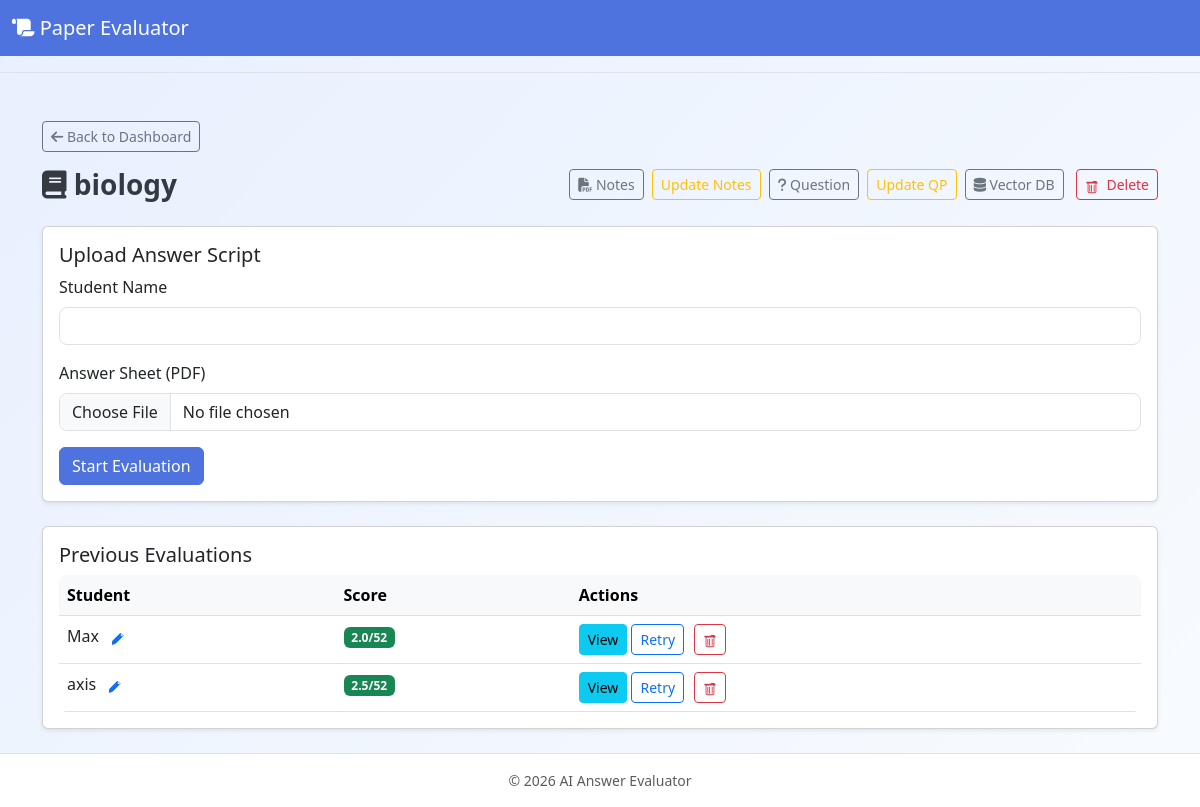
The page /subject/1 on the database as committed earlier.
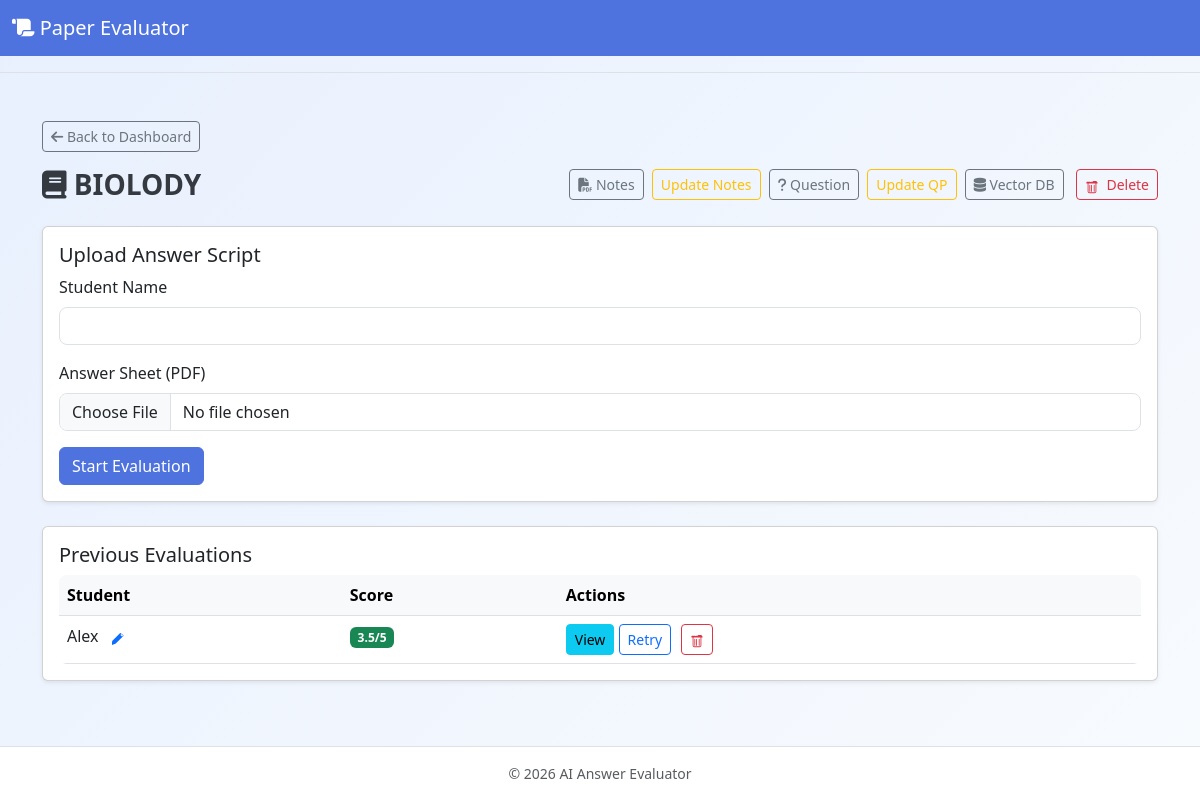
The same page on the database as committed later.
### server.py (models this page shows)
class Subject(db.Model):
    id = db.Column(db.Integer, primary_key=True)
    name = db.Column(db.String(120), nullable=False)
    notes_path = db.Column(db.String(500))
    question_path = db.Column(db.String(500))  # store uploaded question paper
    vector_db_path = db.Column(db.String(500))
    evaluations = db.relationship('Evaluation', backref='subject', lazy=True)

class Evaluation(db.Model):
    id = db.Column(db.Integer, primary_key=True)
    subject_id = db.Column(db.Integer, db.ForeignKey('subject.id'), nullable=False)
    student_name = db.Column(db.String(120))
    score = db.Column(db.String(100))
    answer_path = db.Column(db.String(500))
    created_at = db.Column(db.DateTime, default=lambda: datetime.now(timezone.utc))
    result_text = db.Column(db.Text)
    answer_parsing = db.Column(db.Text)  # parsed answer from student's PDF
    markings = db.Column(db.Text)  # LLM response with detailed markings (JSON)
    eval_history = db.Column(db.Text, default='[]')

### server.py (the view, shortened to what this page needs)
@app.route('/subject/<int:subj_id>')
def view_subject(subj_id):
    subj = Subject.query.get_or_404(subj_id)
    evaluations = Evaluation.query.filter_by(subject_id=subj_id).all()
    for ev in evaluations:
        ev.display_score = get_highest_score(ev)
    return render_template('subject.html', subject=subj, evaluations=evaluations)

### server.py (called while the page is built)
def now():
    return datetime.now(timezone.utc)

def get_highest_score(evaluation):
    try:
        history = json.loads(evaluation.eval_history or '[]')
    except:
        history = []
    if not history:
        return evaluation.score  # Fallback to current score if no history
    scores = []
    for attempt in history:
        score_str = attempt.get('score')
        if score_str and score_str != 'None':
            try:
                numerator = float(score_str.split('/')[0])
                scores.append(numerator)
            except:
                pass
    if not scores:
        return evaluation.score
    highest_attempt = max(history, key=lambda x: float(x.get('score', '0').split('/')[0]) if x.get('score') else 0)
    return highest_attempt.get('score', evaluation.score)

@app.context_processor
def inject_now():
    return {'now': now}

### templates/subject.html (shortened to what this page needs)
{% extends 'layout.html' %}
{% block content %}
<div class="row mb-3">
  <div class="col">
    <a href="{{ url_for('dashboard') }}" class="btn btn-outline-secondary btn-sm"><i class="fa-solid fa-arrow-left"></i> Back to Dashboard</a>
  </div>
</div>
<div class="row mb-4 align-items-center">
  <div class="col">
    <h3 class="mb-0"><i class="fa-solid fa-book"></i> {{ subject.name }}</h3>
  </div>
  <div class="col-auto">
    {% if subject.notes_path %}
    <a href="{{ url_for('uploaded_file', filename=subject.notes_path) }}" target="_blank" class="btn btn-outline-secondary btn-sm me-1"><i class="fa-solid fa-file-pdf"></i> Notes</a>
    <button class="btn btn-sm btn-outline-warning me-1" data-bs-toggle="collapse" data-bs-target="#update-notes">Update Notes</button>
    {% else %}
    <button class="btn btn-sm btn-outline-primary me-1" data-bs-toggle="collapse" data-bs-target="#upload-notes">Upload Notes</button>
    {% endif %}
    {% if subject.question_path %}
    <a href="{{ url_for('uploaded_file', filename=subject.question_path) }}" target="_blank" class="btn btn-outline-secondary btn-sm me-1"><i class="fa-solid fa-question"></i> Question</a>
    <button class="btn btn-sm btn-outline-warning me-1" data-bs-toggle="collapse" data-bs-target="#update-question">Update QP</button>
    {% else %}
    <button class="btn btn-sm btn-outline-primary me-1" data-bs-toggle="collapse" data-bs-target="#upload-question">Upload QP</button>
    {% endif %}
    {% if subject.vector_db_path %}
    <a href="{{ url_for('serve_vector_db', filename=subject.vector_db_path) }}" target="_blank" class="btn btn-outline-secondary btn-sm"><i class="fa-solid fa-database"></i> Vector DB</a>
    {% endif %}
    <form method="post" action="{{ url_for('delete_subject', subj_id=subject.id) }}" onsubmit="return confirm('Remove this subject and all its evaluations?');" class="d-inline-block ms-2">
      <button class="btn btn-sm btn-outline-danger" aria-label="Delete subject">
        Delete
      </button>
    </form>
  </div>
</div>
<div class="card mb-4 shadow-sm">
  <div class="card-body">
    <h5 class="card-title">Upload Answer Script</h5>
    <form id="upload-form" enctype="multipart/form-data">
      <div class="mb-3">
        <label for="student_name" class="form-label">Student Name</label>
        <input type="text" class="form-control" id="student_name" name="student_name" required>
      </div>
      <div class="mb-3">
        <label for="answer_pdf" class="form-label">Answer Sheet (PDF)</label>
        <input type="file" class="form-control" id="answer_pdf" name="answer_pdf" accept="application/pdf" required>
      </div>
      <button type="submit" class="btn btn-primary" id="submit-btn">Start Evaluation</button>
    </form>
  </div>
</div>
<div class="card shadow-sm">
  <div class="card-body">
    <h5 class="card-title">Previous Evaluations</h5>
    <div class="table-responsive">
      <table class="table table-hover mb-0">
        <thead class="table-light">
          <tr>
            <th>Student</th>
            <th>Score</th>
            <th>Actions</th>
          </tr>
        </thead>
        <tbody>
          {% for ev in evaluations %}
          <tr>
            <td>
              <span id="name-display-{{ ev.id }}">{{ ev.student_name }}</span>
              <button class="btn btn-sm btn-link p-0 ms-2" data-bs-toggle="collapse" data-bs-target="#rename-form-{{ ev.id }}" aria-label="Edit name">
              </button>
            </td>
             <td>
               <span id="score-{{ ev.id }}">
                 {% if ev.display_score %}
                   <span class="badge bg-success">{{ ev.display_score }}</span>
                 {% elif ev.score is not none %}
                   <span class="badge bg-success">{{ ev.score }}</span>
                 {% else %}
                   <span class="badge bg-warning text-dark">Pending</span>
                 {% endif %}
               </span>
             </td>
             <td>
               <a href="{{ url_for('show_result', eval_id=ev.id) }}" class="btn btn-sm btn-info view-btn" id="view-btn-{{ ev.id }}">{% if ev.score is none %}Check Error{% else %}View{% endif %}</a>
               <button class="btn btn-sm btn-outline-primary retry-btn" data-eval-id="{{ ev.id }}">Retry</button>
              <form method="post" action="{{ url_for('delete_evaluation', eval_id=ev.id) }}" style="display:inline-block;margin-left:6px;" onsubmit="return confirm('Delete this evaluation?');">
                <button class="btn btn-sm btn-outline-danger" aria-label="Delete evaluation">
                </button>
              </form>
             </td>
          </tr>
          {% else %}
          <tr><td colspan="3" class="text-center">No evaluations yet.</td></tr>
          {% endfor %}
        </tbody>
      </table>
    </div>
  </div>
</div>
{% endblock %}

### templates/layout.html (shortened to what this page needs)
<!doctype html>
<html lang="en">
<head>
  <link href="https://cdn.jsdelivr.net/npm/bootstrap@5.3.0/dist/css/bootstrap.min.css" rel="stylesheet">
  <link rel="stylesheet" href="https://cdnjs.cloudflare.com/ajax/libs/font-awesome/6.4.0/css/all.min.css" />
  <link rel="stylesheet" href="{{ url_for('static', filename='css/style.css') }}">
</head>
<body>
<header class="pb-3 mb-4 border-bottom">
  <nav class="navbar navbar-expand-lg navbar-dark">
    <div class="container-fluid">
      <a class="navbar-brand" href="{{ url_for('dashboard') }}"><i class="fa-solid fa-scroll"></i> Paper Evaluator</a>
    </div>
  </nav>
</header>
<main class="container my-4">
  {% block content %}{% endblock %}
</main>
<footer class="text-center py-3 small text-muted">
  &copy; {{ now().year }} AI Answer Evaluator
</footer>
</body>
</html>

### static/css/style.css (style rules this page uses)
:root { --primary: #4e73df; --secondary: #f8f9fc; --accent: #1cc88a; --dark-text: #343a40; --light-text: #fff; }
* { box-sizing: border-box; }
body { font-family: 'Segoe UI', Roboto, Helvetica, Arial, sans-serif; background: linear-gradient(135deg, #e8f0fe 0%, #f8fbfe 100%); color: var(--dark-text); display: flex; flex-direction: column; min-height: 100vh; }
main { flex: 1 0 auto; }
h3, h4 { font-weight: 600; }
header nav { background: var(--primary); }
footer { background: #fff; border-top: 1px solid #dee2e6; }
.btn-primary { background-color: var(--primary); border-color: var(--primary); }
.form-control { border-radius: 0.5rem; }
table.table { background: #fff; border-radius: 0.5rem; overflow: hidden; }

Rows that differ between the two databases and show on the page:
removed Evaluation: student_name "Max", display_score "2.0/52"
removed Evaluation: student_name "axis", display_score "2.5/52"
changed Subject: name "biology" → "BIOLODY"
added Evaluation: student_name "Alex", display_score "3.5/5"
